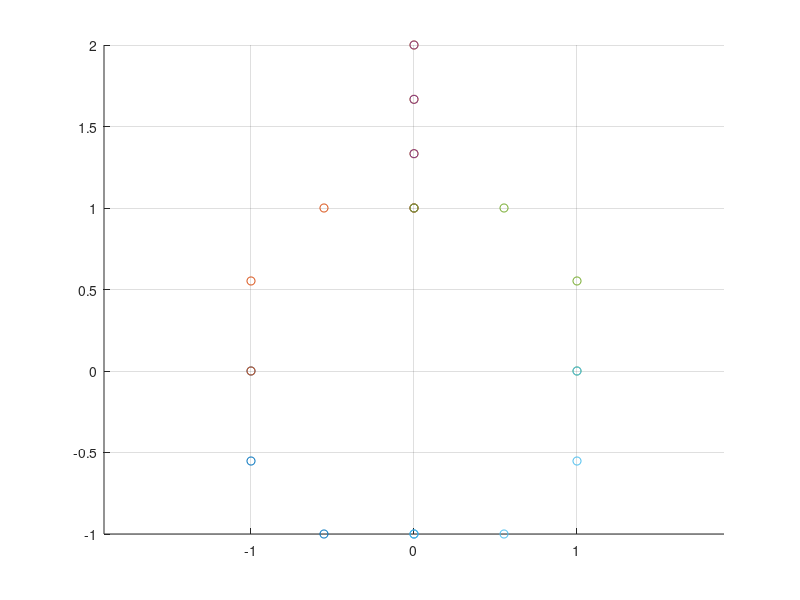

The MATLAB source for this figure: (Note: this script raises an error after producing the figure.)
% One circle rolling on the outside, marking 2 points. Optional is to round
% the corners.
%

%%
% check available curves in the example file
who -file ExampleCurves.mat

% load curve
CtrlPtsArray = struct2cell(load('ExampleCurves.mat','BumpCircle'));
CtrlPtsArray = CtrlPtsArray{1};

%%
% show control points
figure()
hold on
axis equal
grid on
for i = 1:size(CtrlPtsArray,2)
  scatter(CtrlPtsArray{i}(1,:), CtrlPtsArray{i}(2,:))
end

% show shape
BezOG  = AllBezierEval(CtrlPtsArray, 0.001);
figure()
hold on
axis equal
grid on
fill(BezOG(1,:),BezOG(2,:), 'r', 'EdgeColor', 'none');

%%
% parameters

% technical stuff
MaxDistDelta = 0.005;
CloseTol = 0.01;
MaxSpins = 100;

% designer stuff
MarkerAngle0 = 0;

WheelBezRatio = 10+1/9;
WheelMarkerRatio = 4/5;

% specific to this example
%WheelRadius  = (BezierPerimeter(CtrlPtsArray,0.00001)/(2*pi))/WheelBezRatio;
%MarkerRadius = WheelRadius*WheelMarkerRatio;

% willing to loose 1% of total area due to each corner rounding
CornerRoundingRadius = sqrt(0.005*BezierArea(CtrlPtsArray, MaxDistDelta)/(pi));

%% 
% remove inner corners
[CtrlPtsArray_rounded_flipped] = ...
  RemoveAllCorners( FlipBezierAll(CtrlPtsArray), CornerRoundingRadius, MaxDistDelta, false );
CtrlPtsArray = FlipBezierAll(CtrlPtsArray_rounded_flipped);

figure()
hold on
axis equal
grid on
for i = 1:size(CtrlPtsArray,2)
scatter(CtrlPtsArray{i}(1,:), CtrlPtsArray{i}(2,:))
end

%% 
% remove corners

WheelRadiusTol = 0.000001;

WheelRadius_old = Inf;
WheelRadius_new = (BezierPerimeter(CtrlPtsArray,0.00001)/(2*pi))/WheelBezRatio;

while abs( WheelRadius_new - WheelRadius_old ) > WheelRadiusTol
  [CtrlPtsArray_tmp] = ...
    RemoveAllCorners( CtrlPtsArray, WheelRadius_new, MaxDistDelta, true );
  %
  WheelRadius_old = WheelRadius_new;
  WheelRadius_new = (BezierPerimeter(CtrlPtsArray_tmp,0.00001)/(2*pi))/WheelBezRatio
end
%CtrlPtsArray = CtrlPtsArray_tmp;
WheelRadius  = WheelRadius_new;
MarkerRadius = WheelRadius*WheelMarkerRatio;

%CtrlPtsArray_backup = CtrlPtsArray;

BezOG  = AllBezierEval(CtrlPtsArray, MaxDistDelta);

figure()
hold on
axis equal
grid on
for i = 1:size(CtrlPtsArray_tmp,2)
scatter(CtrlPtsArray_tmp{i}(1,:), CtrlPtsArray_tmp{i}(2,:))
end

%%
% checl
if false
BezOG  = AllBezierEval(CtrlPtsArray, MaxDistDelta);
BezNew = AllBezierEval(CtrlPtsArray_tmp, MaxDistDelta);

figure()
hold on
axis equal
grid on
fill(BezNew(1,:),BezNew(2,:), 'y', 'EdgeColor', 'none');
fill(BezOG(1,:),BezOG(2,:), 'r', 'EdgeColor', 'none');


[BezierPos, ~, ...
  ~,...
  WhCtrPos1, MarkerPos1, MarkerAngle1,...
  ~,...
  WhCtrPos2, MarkerPos2, MarkerAngle2] = ...
  SetupCurves_2pts( CtrlPtsArray_tmp, WheelRadius, MarkerRadius, MarkerAngle0, ...
    MaxDistDelta, CloseTol, MaxSpins);

figure()
fill(BezNew(1,:),BezNew(2,:), 'y', 'EdgeColor', 'none'); 
hold on
axis equal
grid on
plot(MarkerPos1(1,:),MarkerPos1(2,:),'yellow')
plot(MarkerPos2(1,:),MarkerPos2(2,:),'magenta')

BezOG = AllBezierEval(CtrlPtsArray, MaxDistDelta);
fill(BezOG(1,:),BezOG(2,:), 'r', 'EdgeColor', 'none'); 

end
%%
% video

close all
MakeVideo_2pts( WheelRadius, ...
  BezOG, ...
  WhCtrPos1, MarkerPos1, MarkerAngle1,...
  WhCtrPos2, MarkerPos2, MarkerAngle2,...
  MaxDistDelta,...
  60, 5, 'test_250918_15' )
%  60, 5, 'test_250914_02' )